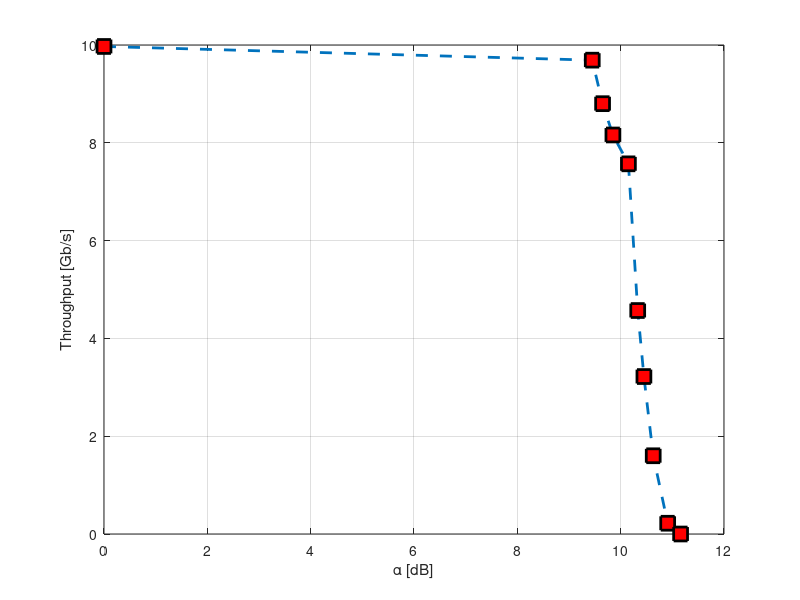

Source code (MATLAB):
%Optical Communication Systems/Components
%Lab 8

clear all;
close all;
clc;

%T = last second throughput Gb/s
%Prx = average received power

%Prif=-0.95;
%Trif=9.97;

%0.2/0.3 quando cambia

T=[9.97 9.69 8.8 8.16 7.57 4.57 3.22 1.6 0.22 0];
Prx=[-0.95 -10.4 -10.6 -10.8 -11.1 -11.28 -11.4 -11.58 -11.86 -12.11];
alpha = -Prx-0.95;
figure;
plot(alpha,T,'--s','Linewidth',2,'MarkerEdgeColor','k','MarkerFaceColor','r','MarkerSize',10);
xlabel('\alpha [dB]'); ylabel('Throughput [Gb/s]'); grid on;